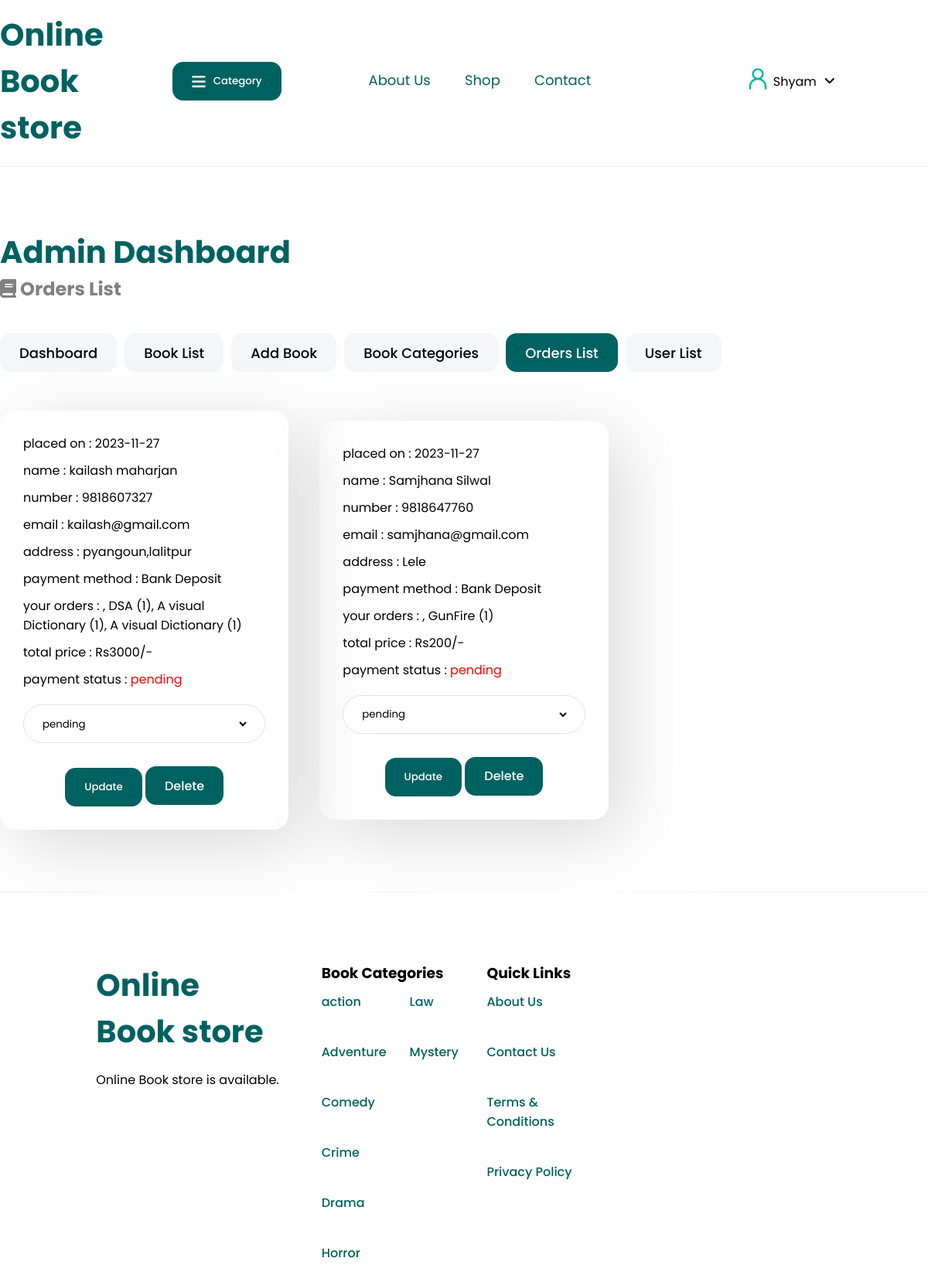
/admin_orders.php (signed in), run on the app's committed database.
### tables this page shows
CREATE TABLE `orders` (
  `id` int(11) NOT NULL,
  `user_id` int(11) NOT NULL,
  `name` varchar(100) NOT NULL,
  `phone` varchar(20) NOT NULL,
  `email` varchar(100) NOT NULL,
  `payment_method` varchar(50) NOT NULL,
  `address` varchar(500) NOT NULL,
  `total_books` varchar(500) NOT NULL,
  `total_price` int(20) NOT NULL,
  `placed_date` date NOT NULL DEFAULT current_timestamp(),
  `order_status` varchar(30) NOT NULL DEFAULT 'pending'
);

### admin_orders.php (the view, shortened to what this page needs)
<?php
include './php/config.php';
if(isset($_SESSION['admin_id'])){
        include './templates/admin_header.php';
    } else
    header('location:login.php');
?>
<link rel="stylesheet" href="./css/orders.css">
<div class="main-container book-main">
    <?php include './templates/admin_navigation.php'
    ?>
    <div class="orders-container">
            <?php
                $order_query = mysqli_query($con, "SELECT * FROM orders") or die('query failed');
                if(mysqli_num_rows($order_query) > 0){
                    while($fetch_orders = mysqli_fetch_assoc($order_query)){
            ?>
            <div class="order-box">
                <p> placed on : <span><?php echo $fetch_orders['placed_date']; ?></span> </p>
                <p> name : <span><?php echo $fetch_orders['name']; ?></span> </p>
                <p> number : <span><?php echo $fetch_orders['phone']; ?></span> </p>
                <p> email : <span><?php echo $fetch_orders['email']; ?></span> </p>
                <p> address : <span><?php echo $fetch_orders['address']; ?></span> </p>
                <p> payment method : <span><?php echo $fetch_orders['payment_method']; ?></span> </p>
                <p> your orders : <span><?php echo $fetch_orders['total_books']; ?></span> </p>
                <p> total price : <span>Rs<?php echo $fetch_orders['total_price']; ?>/-</span> </p>
                <p> payment status : <span style="color:<?php if($fetch_orders['order_status'] == 'pending'){ echo 'red'; }else{ echo 'green'; } ?>;"><?php echo $fetch_orders['order_status']; ?></span> </p>
                <form action="" method="post">
                    <div class="input-field">
                            <select name="update_payment">
                            <option value="" selected disabled><?php echo $fetch_orders['order_status']; ?></option>
                        </select>
                    </div>
                    <div class="button-div">
                        <input type="submit" value="update" name="update_order" class="btn option-btn">
                        <a href="admin_orders.php?delete=<?php echo $fetch_orders['id']; ?>" onclick="return confirm('delete this order?');" class="btn delete-btn">delete</a>
                    </div>
                </form>
            </div>
            <?php
            }
            }else{
                echo '<p class="empty">no orders placed yet!</p>';
            }
            ?>
    </div>
</div>
<?php
    include './templates/footer.php';
?>

### css/style.css (style rules this page uses)
:root { --color-primary: #006161; --color-secondary: #00B9A7; --color-tertiary: #FFFFFF; --color-grey01: #AAAAAA; --color-grey02: #E1E1E1; --color-grey03: #F0F0F0; --color-primary-soft: #F0EEFF; --color-orange: #FF754C; --btn-hover: #00B9A7; }
* { font-family: 'Poppins', sans-serif; margin: 0; padding: 0; box-sizing: border-box; text-decoration: none; align-items: center; }
a { color: var(--color-primary); transition: all .2s ease-in-out; }
button, .btn { display: inline-flex; padding: 0 25px; height: 50px; border: none; border-radius: 14px; cursor: pointer; background-color: var(--color-primary); color: white; text-transform: capitalize; align-items: center; font-weight: 500; margin: 0px 0; }
p { font-size: 16px; }
.main-container { max-width: 1200px; margin: auto; height: 100%; display: flex; flex-direction: column; justify-content: center; align-items: center; padding-top: 80px; }

### css/register.css (style rules this page uses)
form { display: flex; flex-direction: column; justify-content: center; align-items: center; }
.input-field { width: 100%; height: 50px; background-color: white; margin: 10px 0; border: 1px solid #E1E1E1; border-radius: 55px; display: grid; grid-template-columns: 10% 85%; padding: 0 .4rem; position: relative; }
.input-field select { outline: none; border: none; background: none; }
.btn { margin-top: 20px; }

### css/orders.css (style rules this page uses)
.orders-container { display: grid; grid-template-columns: minmax(0, 1fr) minmax(0, 1fr) minmax(0, 1fr); gap: 40px; }
.order-box { padding: 30px; border-radius: 20px; box-shadow: 20px 20px 91px #d9d9d9, 114px 100px 46px #ffffff; }
.order-box p { margin-bottom: 10px; }
.input-field { width: 100%; height: 50px; background-color: white; margin: 10px 0; border: 1px solid #E1E1E1; border-radius: 55px; display: grid; grid-template-columns: 100%; padding: 0 20px 0 20px; position: relative; }
.input-field select { height: 100%; }

### css/admin_dashboard.css (style rules this page uses)
.book-main { display: flex; flex-wrap: wrap; align-items: flex-start; padding-bottom: 80px; }

### data on the page
orders: placed_date "2023-11-27", name "kailash maharjan", phone "9818607327", email "kailash@gmail.com", address "pyangoun,lalitpur", payment_method "Bank Deposit", total_books ", DSA (1), A visual Dictionary (1), A visual Dictionary (1)", total_price "3000", order_status "pending", update_payment "pending"
orders: placed_date "2023-11-27", name "Samjhana Silwal", phone "9818647760", email "samjhana@gmail.com", address "Lele", payment_method "Bank Deposit", total_books ", GunFire (1)", total_price "200", order_status "pending", update_payment "pending"

### other printed values
$_SESSION['admin_name'] "Shyam"
$title "Orders List"
